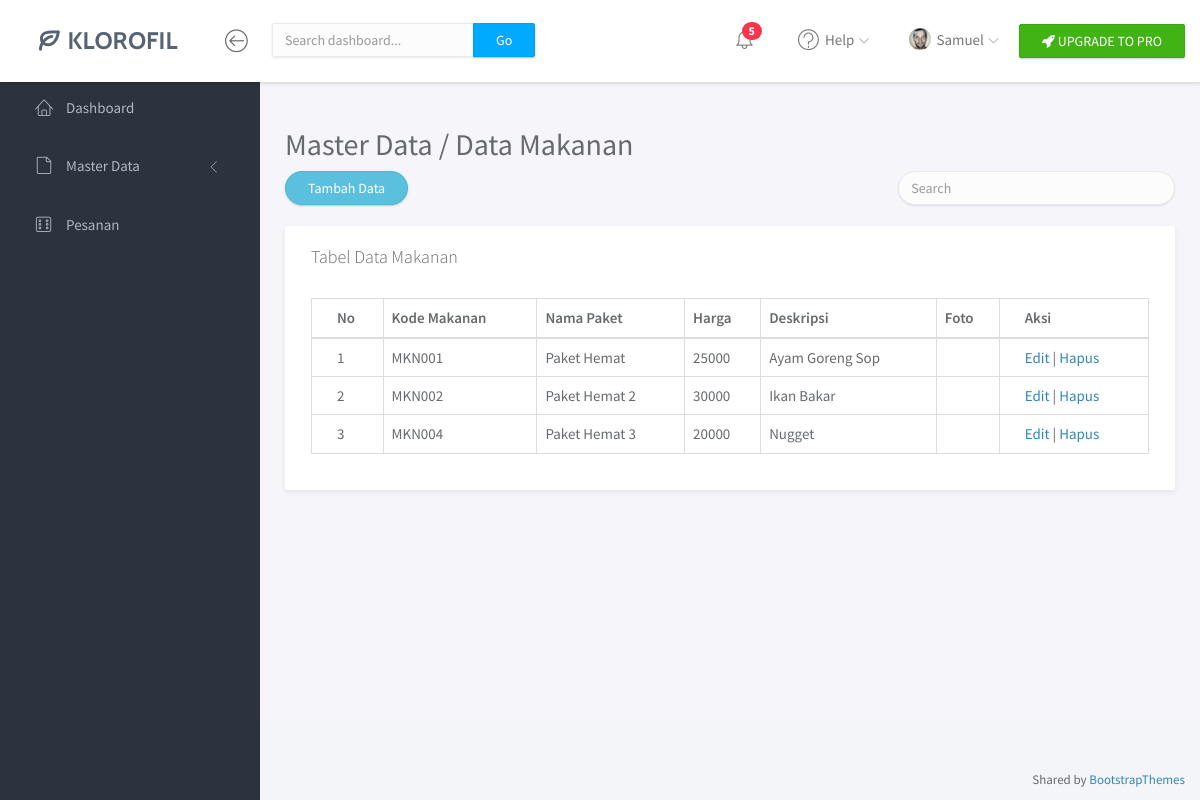
The page /datamakanan.php on the database its author committed.
### tables this page shows
CREATE TABLE `tb_makanan` (
  `id_makanan` int(11) NOT NULL,
  `kode_makanan` varchar(12) NOT NULL,
  `nama_paket` text NOT NULL,
  `deskripsi` text NOT NULL,
  `harga` text NOT NULL,
  `foto` text DEFAULT NULL
);

### datamakanan.php (the view, shortened to what this page needs)
<!doctype html>
<html lang="en">
<head>
	<link rel="stylesheet" href="assets/vendor/bootstrap/css/bootstrap.min.css">
	<link rel="stylesheet" href="assets/vendor/font-awesome/css/font-awesome.min.css">
	<link rel="stylesheet" href="assets/vendor/linearicons/style.css">
	<link rel="stylesheet" href="assets/css/main.css">
	<link rel="stylesheet" href="assets/css/demo.css">
</head>
<body>
	<div id="wrapper">
		<nav class="navbar navbar-default navbar-fixed-top">
			<div class="brand">
				<a href="index.html"><img src="assets/img/logo-dark.png" alt="Klorofil Logo"
						class="img-responsive logo"></a>
			</div>
			<div class="container-fluid">
				<div class="navbar-btn">
					<button type="button" class="btn-toggle-fullwidth"><i
							class="lnr lnr-arrow-left-circle"></i></button>
				</div>
				<form class="navbar-form navbar-left">
					<div class="input-group">
						<input type="text" value="" class="form-control" placeholder="Search dashboard...">
						<span class="input-group-btn"><button type="button" class="btn btn-primary">Go</button></span>
					</div>
				</form>
				<div class="navbar-btn navbar-btn-right">
					<a class="btn btn-success update-pro"
						href="https://www.themeineed.com/downloads/klorofil-pro-bootstrap-admin-dashboard-template/?utm_source=klorofil&utm_medium=template&utm_campaign=KlorofilPro"
						title="Upgrade to Pro" target="_blank"><i class="fa fa-rocket"></i> <span>UPGRADE TO
							PRO</span></a>
				</div>
				<div id="navbar-menu">
					<ul class="nav navbar-nav navbar-right">
						<li class="dropdown">
							<a href="#" class="dropdown-toggle icon-menu" data-toggle="dropdown">
								<i class="lnr lnr-alarm"></i>
								<span class="badge bg-danger">5</span>
							</a>
						</li>
						<li class="dropdown">
							<a href="#" class="dropdown-toggle" data-toggle="dropdown"><i
									class="lnr lnr-question-circle"></i> <span>Help</span> <i
									class="icon-submenu lnr lnr-chevron-down"></i></a>
						</li>
						<li class="dropdown">
							<a href="#" class="dropdown-toggle" data-toggle="dropdown"><img src="assets/img/user.png"
									class="img-circle" alt="Avatar"> <span>Samuel</span> <i
									class="icon-submenu lnr lnr-chevron-down"></i></a>
						</li>
					</ul>
				</div>
			</div>
		</nav>
		<div id="sidebar-nav" class="sidebar">
			<div class="sidebar-scroll">
				<nav>
					<ul class="nav">
						<li><a href="dashboard.php"><i class="lnr lnr-home"></i> <span>Dashboard</span></a>
						</li>
						<li>
							<a href="#subPages" data-toggle="collapse" class="collapsed"><i
									class="lnr lnr-file-empty"></i>
								<span>Master Data</span> <i class="icon-submenu lnr lnr-chevron-left"></i></a>
						</li>
						<li><a href="Pesanan.php" class=""><i class="lnr lnr-dice"></i> <span>Pesanan</span></a></li>
					</ul>
				</nav>
			</div>
		</div>
		<div class="main">
			<div class="main-content">
				<div class="container-fluid">
					<h2>Master Data / Data Makanan</h2>
					<div class="row">
						<div class="col-md-6">
							<a href="insertmakanan.php">
								<button type="button" class="btn btn-info" style="border-radius: 100px;">Tambah
									Data</button>
							</a>
						</div>
						<div class="col-md-2"></div>
						<div class="col-md-4">
							<input type="rext" class="form-control" placeholder="Search" style="border-radius: 100px;">
						</div>
					</div><br>
					<div class="panel">
						<div class="panel-heading">
							<h3 class="panel-title">Tabel Data Makanan</h3>
						</div>
						<div class="panel-body">
							<table class="table table-bordered">
								<thead>
									<tr>
										<th>No</th>
										<th>Kode Makanan</th>
										<th>Nama Paket</th>
										<th>Harga</th>
										<th>Deskripsi</th>
										<th>Foto</th>
										<th>Aksi</th>
									</tr>
								</thead>
								<tbody>
									<?php
										include "koneksi.php";
										$query =mysqli_query($koneksi, "SELECT * FROM tb_makanan ORDER BY id_makanan ASC");
										$no=0;
										while($data =mysqli_fetch_array($query)){
										$no++
									?>
									<tr>
										<td><?php echo $no?></td>
										<td><?php echo $data['kode_makanan']?></td>
										<td><?php echo $data['nama_paket']?></td>
										<td><?php echo $data['harga']?></td>
										<td><?php echo $data['deskripsi']?></td>
										<td><?php echo $data['foto']?></td>
										<td><a href="form-edit.php?id_makanan=<?=$data['id_makanan']?>">Edit</a> | <a
												href="hapusmakanan.php?id_makanan=<?=$data['id_makanan']?>"
												onclick="return confirm('Are you sure you want to delete == <?php echo $data['kode_makanan']?> == from Database?');">Hapus</a>
										</td>
									</tr>
									<?php
											}
										?>
								</tbody>
							</table>
						</div>
					</div>
				</div>
			</div>
		</div>
	</div>
	<footer>
		<div class="container-fluid">
			<p class="copyright">Shared by <i class="fa fa-love"></i><a
					href="https://bootstrapthemes.co">BootstrapThemes</a>
			</p>
		</div>
	</footer>
</body>
</html>

### rows shown on the page
tb_makanan: kode_makanan "MKN001", nama_paket "Paket Hemat", harga "25000", deskripsi "Ayam Goreng Sop"
tb_makanan: kode_makanan "MKN002", nama_paket "Paket Hemat 2", harga "30000", deskripsi "Ikan Bakar"
tb_makanan: kode_makanan "MKN004", nama_paket "Paket Hemat 3", harga "20000", deskripsi "Nugget"
